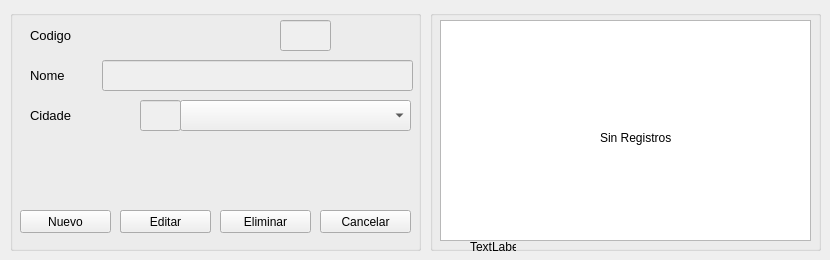
<?xml version="1.0" encoding="UTF-8"?>
<ui version="4.0">
 <class>frmloja</class>
 <widget class="QWidget" name="frmloja">
  <property name="geometry">
   <rect>
    <x>0</x>
    <y>0</y>
    <width>830</width>
    <height>260</height>
   </rect>
  </property>
  <property name="windowTitle">
   <string>Registro de Lojas</string>
  </property>
  <widget class="QGroupBox" name="groupBox">
   <property name="geometry">
    <rect>
     <x>10</x>
     <y>10</y>
     <width>411</width>
     <height>241</height>
    </rect>
   </property>
   <property name="title">
    <string/>
   </property>
   <widget class="QPushButton" name="btnnovo">
    <property name="geometry">
     <rect>
      <x>10</x>
      <y>200</y>
      <width>91</width>
      <height>23</height>
     </rect>
    </property>
    <property name="text">
     <string>Nuevo</string>
    </property>
   </widget>
   <widget class="QPushButton" name="btnguardar">
    <property name="geometry">
     <rect>
      <x>110</x>
      <y>200</y>
      <width>91</width>
      <height>23</height>
     </rect>
    </property>
    <property name="text">
     <string>Guardar</string>
    </property>
   </widget>
   <widget class="QPushButton" name="btneliminar">
    <property name="geometry">
     <rect>
      <x>210</x>
      <y>200</y>
      <width>91</width>
      <height>23</height>
     </rect>
    </property>
    <property name="text">
     <string>Eliminar</string>
    </property>
   </widget>
   <widget class="QPushButton" name="btneditar">
    <property name="geometry">
     <rect>
      <x>110</x>
      <y>200</y>
      <width>91</width>
      <height>23</height>
     </rect>
    </property>
    <property name="text">
     <string>Editar</string>
    </property>
   </widget>
   <widget class="QLineEdit" name="txtcod">
    <property name="enabled">
     <bool>false</bool>
    </property>
    <property name="geometry">
     <rect>
      <x>270</x>
      <y>10</y>
      <width>51</width>
      <height>31</height>
     </rect>
    </property>
    <property name="font">
     <font>
      <pointsize>10</pointsize>
     </font>
    </property>
   </widget>
   <widget class="QLineEdit" name="txtnomloja">
    <property name="enabled">
     <bool>false</bool>
    </property>
    <property name="geometry">
     <rect>
      <x>92</x>
      <y>50</y>
      <width>311</width>
      <height>31</height>
     </rect>
    </property>
    <property name="font">
     <font>
      <pointsize>10</pointsize>
     </font>
    </property>
   </widget>
   <widget class="QLabel" name="label">
    <property name="geometry">
     <rect>
      <x>20</x>
      <y>10</y>
      <width>81</width>
      <height>31</height>
     </rect>
    </property>
    <property name="font">
     <font>
      <pointsize>10</pointsize>
     </font>
    </property>
    <property name="text">
     <string>Codigo</string>
    </property>
   </widget>
   <widget class="QLabel" name="label_2">
    <property name="geometry">
     <rect>
      <x>20</x>
      <y>50</y>
      <width>46</width>
      <height>31</height>
     </rect>
    </property>
    <property name="font">
     <font>
      <pointsize>10</pointsize>
     </font>
    </property>
    <property name="text">
     <string>Nome</string>
    </property>
   </widget>
   <widget class="QPushButton" name="btncancelar">
    <property name="geometry">
     <rect>
      <x>310</x>
      <y>200</y>
      <width>91</width>
      <height>23</height>
     </rect>
    </property>
    <property name="text">
     <string>Cancelar</string>
    </property>
   </widget>
   <widget class="QComboBox" name="cbocidade">
    <property name="geometry">
     <rect>
      <x>170</x>
      <y>90</y>
      <width>231</width>
      <height>31</height>
     </rect>
    </property>
    <property name="font">
     <font>
      <pointsize>10</pointsize>
     </font>
    </property>
   </widget>
   <widget class="QLabel" name="label_3">
    <property name="geometry">
     <rect>
      <x>20</x>
      <y>90</y>
      <width>46</width>
      <height>31</height>
     </rect>
    </property>
    <property name="font">
     <font>
      <pointsize>10</pointsize>
     </font>
    </property>
    <property name="text">
     <string>Cidade</string>
    </property>
   </widget>
   <widget class="QLineEdit" name="txtcodcidade">
    <property name="enabled">
     <bool>false</bool>
    </property>
    <property name="geometry">
     <rect>
      <x>130</x>
      <y>90</y>
      <width>41</width>
      <height>31</height>
     </rect>
    </property>
    <property name="font">
     <font>
      <pointsize>10</pointsize>
     </font>
    </property>
   </widget>
  </widget>
  <widget class="QGroupBox" name="groupBox_2">
   <property name="geometry">
    <rect>
     <x>430</x>
     <y>10</y>
     <width>391</width>
     <height>241</height>
    </rect>
   </property>
   <property name="title">
    <string/>
   </property>
   <widget class="QTableWidget" name="tabla">
    <property name="geometry">
     <rect>
      <x>10</x>
      <y>10</y>
      <width>371</width>
      <height>221</height>
     </rect>
    </property>
    <property name="editTriggers">
     <set>QAbstractItemView::NoEditTriggers</set>
    </property>
    <property name="selectionBehavior">
     <enum>QAbstractItemView::SelectRows</enum>
    </property>
    <attribute name="verticalHeaderVisible">
     <bool>false</bool>
    </attribute>
   </widget>
   <widget class="QLabel" name="lblsinreg">
    <property name="geometry">
     <rect>
      <x>170</x>
      <y>120</y>
      <width>91</width>
      <height>16</height>
     </rect>
    </property>
    <property name="text">
     <string>Sin Registros</string>
    </property>
   </widget>
   <widget class="QLabel" name="lblindice">
    <property name="geometry">
     <rect>
      <x>40</x>
      <y>230</y>
      <width>46</width>
      <height>13</height>
     </rect>
    </property>
    <property name="text">
     <string>TextLabel</string>
    </property>
   </widget>
  </widget>
 </widget>
 <tabstops>
  <tabstop>txtcod</tabstop>
  <tabstop>btnnovo</tabstop>
  <tabstop>txtnomloja</tabstop>
  <tabstop>cbocidade</tabstop>
  <tabstop>btnguardar</tabstop>
  <tabstop>btneditar</tabstop>
  <tabstop>btneliminar</tabstop>
  <tabstop>btncancelar</tabstop>
  <tabstop>tabla</tabstop>
  <tabstop>txtcodcidade</tabstop>
 </tabstops>
 <resources/>
 <connections>
  <connection>
   <sender>tabla</sender>
   <signal>cellClicked(int,int)</signal>
   <receiver>lblindice</receiver>
   <slot>setNum(int)</slot>
   <hints>
    <hint type="sourcelabel">
     <x>636</x>
     <y>148</y>
    </hint>
    <hint type="destinationlabel">
     <x>648</x>
     <y>40</y>
    </hint>
   </hints>
  </connection>
 </connections>
</ui>
